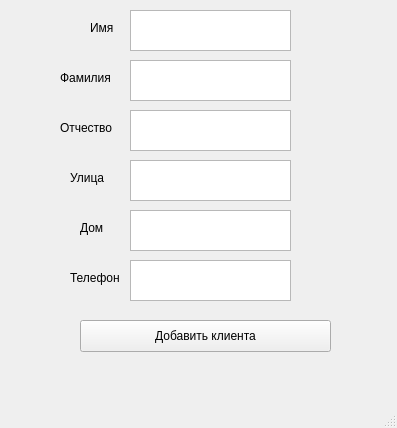
<?xml version="1.0" encoding="UTF-8"?>
<ui version="4.0">
 <class>MainWindow</class>
 <widget class="QMainWindow" name="MainWindow">
  <property name="geometry">
   <rect>
    <x>0</x>
    <y>0</y>
    <width>397</width>
    <height>428</height>
   </rect>
  </property>
  <property name="windowTitle">
   <string>MainWindow</string>
  </property>
  <widget class="QWidget" name="centralwidget">
   <widget class="QTextEdit" name="textSurname">
    <property name="geometry">
     <rect>
      <x>130</x>
      <y>60</y>
      <width>161</width>
      <height>41</height>
     </rect>
    </property>
   </widget>
   <widget class="QTextEdit" name="textPatr">
    <property name="geometry">
     <rect>
      <x>130</x>
      <y>110</y>
      <width>161</width>
      <height>41</height>
     </rect>
    </property>
   </widget>
   <widget class="QPushButton" name="addClientButton">
    <property name="geometry">
     <rect>
      <x>80</x>
      <y>320</y>
      <width>251</width>
      <height>32</height>
     </rect>
    </property>
    <property name="text">
     <string>Добавить клиента</string>
    </property>
   </widget>
   <widget class="QLabel" name="label">
    <property name="geometry">
     <rect>
      <x>60</x>
      <y>70</y>
      <width>60</width>
      <height>16</height>
     </rect>
    </property>
    <property name="text">
     <string>Фамилия</string>
    </property>
   </widget>
   <widget class="QLabel" name="label_2">
    <property name="geometry">
     <rect>
      <x>90</x>
      <y>20</y>
      <width>60</width>
      <height>16</height>
     </rect>
    </property>
    <property name="text">
     <string>Имя</string>
    </property>
   </widget>
   <widget class="QLabel" name="label_3">
    <property name="geometry">
     <rect>
      <x>60</x>
      <y>120</y>
      <width>60</width>
      <height>16</height>
     </rect>
    </property>
    <property name="text">
     <string>Отчество </string>
    </property>
   </widget>
   <widget class="QTextEdit" name="textName">
    <property name="geometry">
     <rect>
      <x>130</x>
      <y>10</y>
      <width>161</width>
      <height>41</height>
     </rect>
    </property>
   </widget>
   <widget class="QTextEdit" name="textEdit">
    <property name="geometry">
     <rect>
      <x>130</x>
      <y>160</y>
      <width>161</width>
      <height>41</height>
     </rect>
    </property>
   </widget>
   <widget class="QLabel" name="label_4">
    <property name="geometry">
     <rect>
      <x>70</x>
      <y>170</y>
      <width>60</width>
      <height>16</height>
     </rect>
    </property>
    <property name="text">
     <string>Улица</string>
    </property>
   </widget>
   <widget class="QTextEdit" name="textEdit_2">
    <property name="geometry">
     <rect>
      <x>130</x>
      <y>210</y>
      <width>161</width>
      <height>41</height>
     </rect>
    </property>
   </widget>
   <widget class="QLabel" name="label_5">
    <property name="geometry">
     <rect>
      <x>80</x>
      <y>220</y>
      <width>60</width>
      <height>16</height>
     </rect>
    </property>
    <property name="text">
     <string>Дом</string>
    </property>
   </widget>
   <widget class="QLabel" name="label_6">
    <property name="geometry">
     <rect>
      <x>70</x>
      <y>270</y>
      <width>60</width>
      <height>16</height>
     </rect>
    </property>
    <property name="text">
     <string>Телефон</string>
    </property>
   </widget>
   <widget class="QTextEdit" name="textEdit_3">
    <property name="geometry">
     <rect>
      <x>130</x>
      <y>260</y>
      <width>161</width>
      <height>41</height>
     </rect>
    </property>
   </widget>
  </widget>
  <widget class="QMenuBar" name="menubar">
   <property name="geometry">
    <rect>
     <x>0</x>
     <y>0</y>
     <width>397</width>
     <height>24</height>
    </rect>
   </property>
  </widget>
  <widget class="QStatusBar" name="statusbar"/>
 </widget>
 <resources/>
 <connections/>
</ui>
